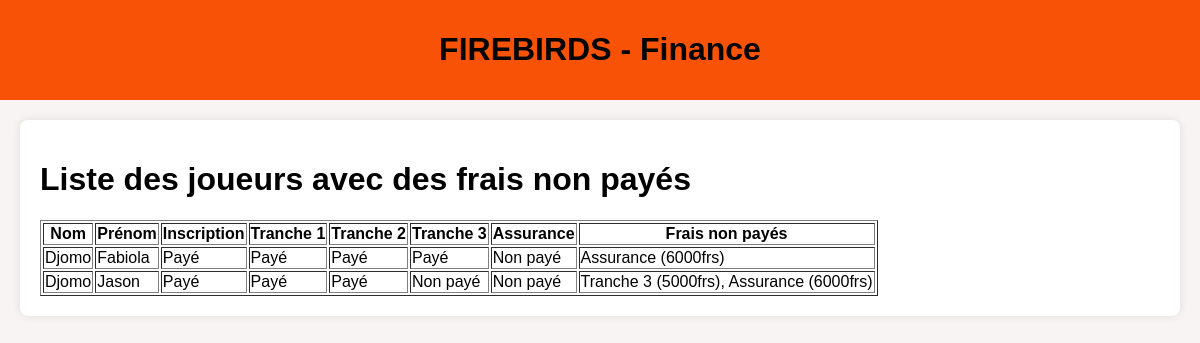
Screenshot of /finance.php with the database file from the repository.
### tables this page shows
CREATE TABLE `joueurs` (
  `id` int(11) NOT NULL,
  `photo` varchar(255) DEFAULT NULL,
  `nom` varchar(50) DEFAULT NULL,
  `prenom` varchar(50) DEFAULT NULL,
  `date_naissance` date DEFAULT NULL,
  `sexe` enum('M','F') DEFAULT NULL,
  `taille` float DEFAULT NULL,
  `poids` float DEFAULT NULL,
  `date_inscription` date DEFAULT NULL,
  `ancien_centre` varchar(100) DEFAULT NULL,
  `categorie` enum('U10M','U10F','U12M','U12F','U14M','U14F','U16M','U16F','U18M','U18F','U20M','U20F','SENIOR M','SENIOR F') DEFAULT NULL,
  `lieu_residence` varchar(100) DEFAULT NULL,
  `ecole_frequentee` varchar(100) DEFAULT NULL,
  `main_forte` enum('gauche','droite') DEFAULT NULL,
  `telephone` varchar(15) DEFAULT NULL,
  `telephone_pere` varchar(15) DEFAULT NULL,
  `telephone_mere` varchar(15) DEFAULT NULL,
  `inscription` tinyint(1) DEFAULT 0,
  `tranche1` tinyint(1) DEFAULT 0,
  `tranche2` tinyint(1) DEFAULT 0,
  `tranche3` tinyint(1) DEFAULT 0,
  `assurance` tinyint(1) DEFAULT 0,
  `fiche_evaluation` varchar(255) DEFAULT NULL,
  `dorcas` int(11) DEFAULT NULL
);

### finance.php (the view, shortened to what this page needs)
<?php
include 'config.php';
$sql = "SELECT id, nom, prenom, inscription, tranche1, tranche2, tranche3, assurance
        FROM joueurs
        WHERE inscription = 0 OR tranche1 = 0 OR tranche2 = 0 OR tranche3 = 0 OR assurance = 0";
$result = $conn->query($sql);
?>
<!DOCTYPE html>
<html lang="fr">
<head>
    <link rel="stylesheet" href="styles.css">
</head>
<body>
    <header>
        <h1>FIREBIRDS - Finance</h1>
    </header>
    <main>
        <h1>Liste des joueurs avec des frais non payés</h1>
        <?php
        if ($result->num_rows > 0) {
            echo "<table border='1'>";
            echo "<tr><th class='hidden'>ID</th><th>Nom</th><th>Prénom</th><th>Inscription</th><th>Tranche 1</th><th>Tranche 2</th><th>Tranche 3</th><th>Assurance</th><th>Frais non payés</th></tr>";
            while($row = $result->fetch_assoc()) {
                $fraisNonPayes = [];
                if ($row['tranche3'] == 0) {
                    $fraisNonPayes[] = "Tranche 3 (5000frs)";
                }
                if ($row['assurance'] == 0) {
                    $fraisNonPayes[] = "Assurance (6000frs)";
                }
                echo "<tr>";
                echo "<td>" . $row['nom'] . "</td>";
                echo "<td>" . $row['prenom'] . "</td>";
                echo "<td>" . ($row['inscription'] ? "Payé" : "Non payé") . "</td>";
                echo "<td>" . ($row['tranche1'] ? "Payé" : "Non payé") . "</td>";
                echo "<td>" . ($row['tranche2'] ? "Payé" : "Non payé") . "</td>";
                echo "<td>" . ($row['tranche3'] ? "Payé" : "Non payé") . "</td>";
                echo "<td>" . ($row['assurance'] ? "Payé" : "Non payé") . "</td>";
                echo "<td>" . implode(", ", $fraisNonPayes) . "</td>";
                echo "</tr>";
            }
            echo "</table>";
        } else {
            echo "Tous les joueurs ont terminé de payer leurs frais.";
        }
        ?>
    </main>
</body>
</html>

### styles.css (style rules this page uses)
body { font-family: Arial, sans-serif; background-color: #f1e8e873; margin: 0; padding: 0; }
header { background-color: #f85206; color: rgb(5, 5, 5); padding: 10px 0; text-align: center; }
main { margin: 20px; padding: 20px; background-color: white; border-radius: 8px; box-shadow: 0 0 10px rgba(0, 0, 0, 0.1); }

### rows the page displays
joueurs: nom "Djomo", prenom "Fabiola", inscription "Payé", tranche1 "Payé", tranche2 "Payé", tranche3 "Payé", assurance "Non payé", fraisNonPayes "Assurance (6000frs)"
joueurs: nom "Djomo", prenom "Jason", inscription "Payé", tranche1 "Payé", tranche2 "Payé", tranche3 "Non payé", assurance "Non payé", fraisNonPayes "Tranche 3 (5000frs), Assurance (6000frs)"
